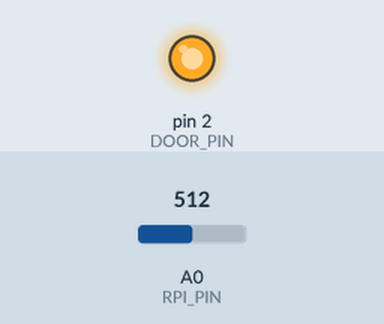
A sketch run on a simulated Arduino Uno, built with avr-gcc and run on an emulated ATmega328P. Shown: output pins drawn as LEDs (lit = HIGH). The inputs (shaded band) are chosen by the test bench; at power-on: A0 (RPI_PIN) = 512.

Above: at 1.8 s.
1.9 s: A0 (RPI_PIN) set to 107
3.4 s: A0 (RPI_PIN) set to 95
At 5.2 s:
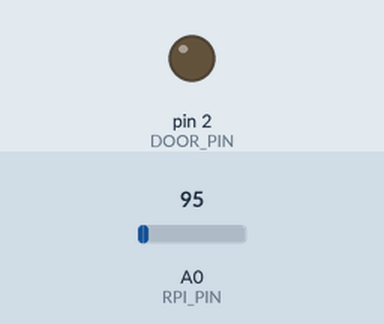
5.5 s: A0 (RPI_PIN) set to 122
At 6.7 s:
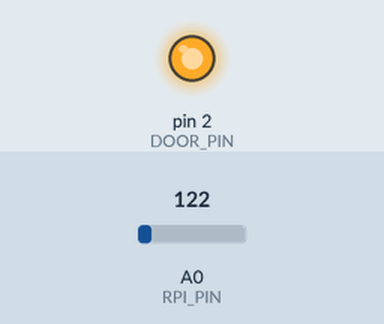
7.5 s: A0 (RPI_PIN) set to 90
At 9.4 s:
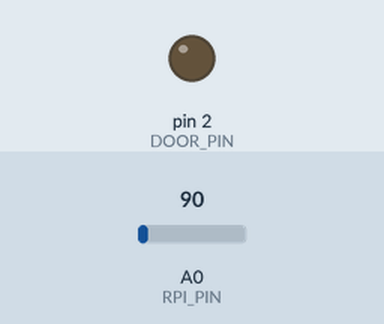
Timing chart, 0 to 10.5 s (numbered marks = the images above; inputs shaded):
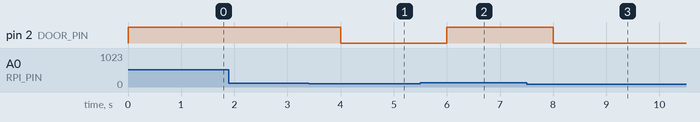

The sketch:

chickenProtection.ino
```cpp
/// PINS
#define RPI_PIN   A0
#define DOOR_PIN  2

void setup() {
  pinMode(DOOR_PIN, OUTPUT);
}

void loop() {
  if (analogRead(RPI_PIN) > 100) {
    openDoor();
  } else {
    closeDoor();
  }

  delay(1000);
}

void openDoor() {
  digitalWrite(DOOR_PIN, HIGH);
}

void closeDoor() {
  digitalWrite(DOOR_PIN, LOW);
}
```

Measured:
- the behaviour switches between 101 and 100 on A0 (RPI_PIN) (found by bisection; images 0 and 1)
- after the input at 1.9 s, every drawn part: stays the same
- after the input at 3.4 s, pin 2 (DOOR_PIN): HIGH → LOW after 0.60 s
- after the input at 5.5 s, pin 2 (DOOR_PIN): LOW → HIGH after 0.50 s
- after the input at 7.5 s, pin 2 (DOOR_PIN): HIGH → LOW after 0.50 s
